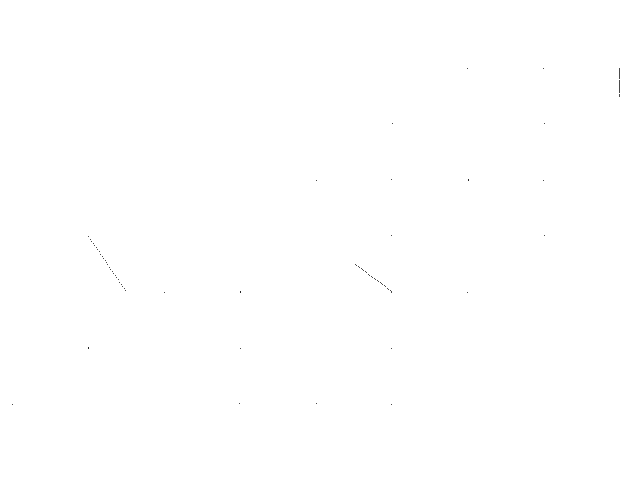
Frame 1 (no input)
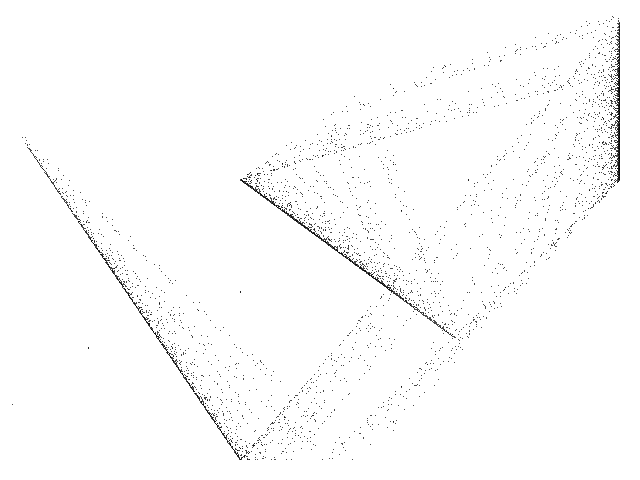
Frame 60 (the mouse pressed at the canvas centre just before this capture)
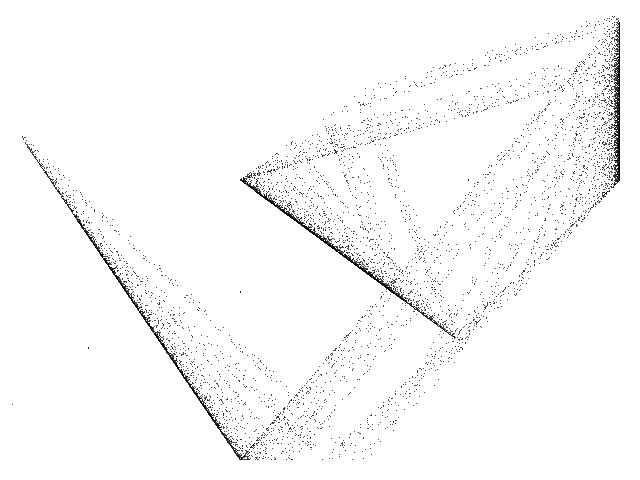
Frame 120 (the mouse held since frame 60 and released just before this capture)

The Processing sketch that drew these frames (run headless with seeded random() and noise(); from frame 60 on, the mouse is pressed at the canvas centre):

// Processing sketch: Origami
// ── Origami.pde
// Origami chaotic map //

  float x = 0.1;
  float y = 0.9;
        

void setup() {
  
  size(640,480);
  background(255);
  
}

void draw() {
  
  for (int i=0;i<100;i++) {
        
    x = 1-abs(y-x);
    y = 1-abs((1-x)-y); 
  
    point(-140+(760*x), -100+(560*y));      
        
  }

}
